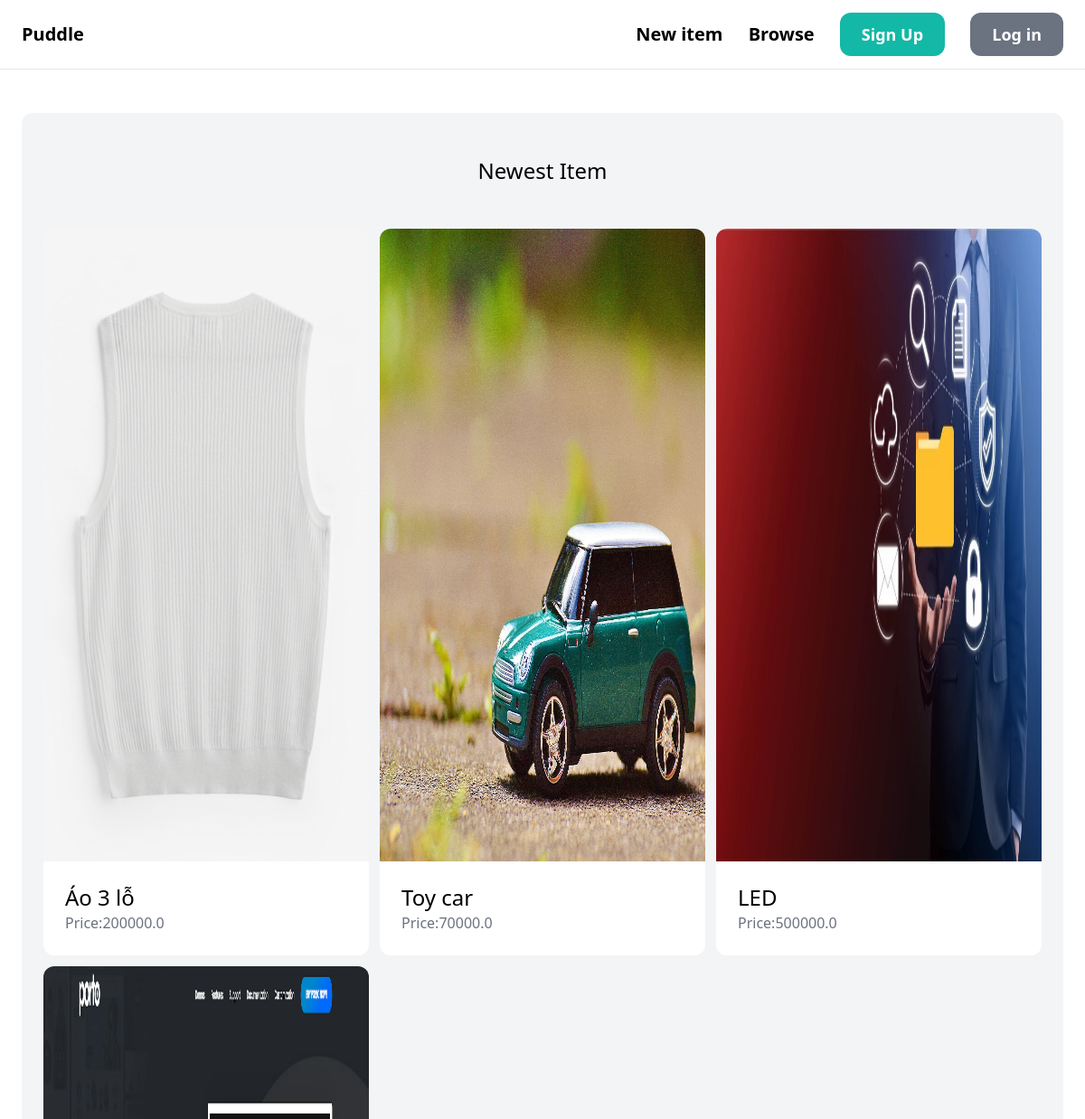
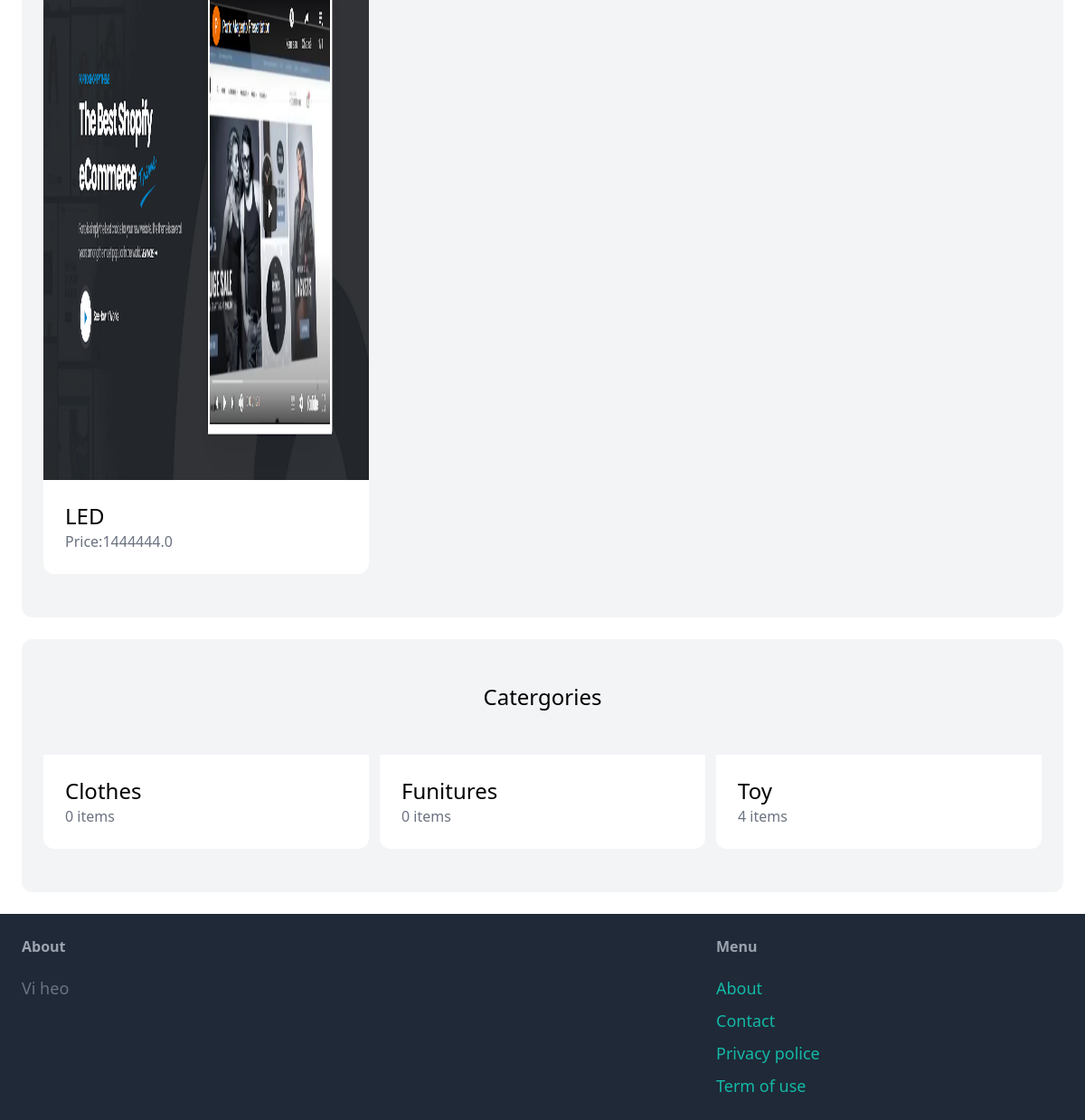
The page / on the database its author committed (2 pictures, top to bottom).
### item/models.py (models this page shows, shortened)
class Item(models.Model):
    category = models.ForeignKey(Category,related_name='items',on_delete=models.CASCADE)
    name = models.CharField(max_length=255)
    description = models.TextField(blank=True,null=True)
    price = models.FloatField()
    image = models.ImageField(upload_to='item_images',blank=True,null=True)
    is_sold = models.BooleanField(default=False)
    created_by = models.ForeignKey(User,related_name='items',on_delete=models.CASCADE)
    created_at = models.DateField(auto_now_add=True)

class Category(models.Model):
    name = models.CharField(max_length=255)
    class Meta:
        ordering = ('name',)
        verbose_name_plural = 'Categories'

### core/views.py (the view)
# urls.py: path('',views.index,name='index'),
def index(request):
    item = Item.objects.filter(is_sold=False)[0:6]
    category = Category.objects.all()
    return render(request,'core/index.html',{
        'categories' : category,
        'items' : item
    })

### core/templates/core/index.html (shortened to what this page needs)
{% extends 'core/base.html' %}
{% block content %}
    <div class="mt-6 px-6 py-12 bg-gray-100 rounded-xl">
        <h2 class="mb-12 text-2xl text-center ">Newest Item</h2>
        <div class="grid grid-cols-3 gap-3">
            {% for item in items%}
                <div>
                    <a href="{% url 'item:detail' item.id %}">
                        <div>
                            <img src="{{item.image.url}}" class="rounded-t-xl" style="width:600px;height:700px;">
                        </div>
                        <div class="p-6 bg-white rounded-b-xl">
                            <h2 class="text-2xl">{{item.name}}</h2>
                            <p class="text-gray-500">Price:{{item.price}}</p>
                        </div>
                    </a>
                </div>
            {%endfor%}
        </div>
    </div>
    <div class="mt-6 px-6 py-12 bg-gray-100 rounded-xl">
        <h2 class="mb-12 text-2xl text-center ">Catergories</h2>
        <div class="grid grid-cols-3 gap-3">
            {%for category in categories%}
                <div>
                    <a href="#">
                        <div class="p-6 bg-white rounded-b-xl">
                            <h2 class="text-2xl">{{category.name}}</h2>
                            <p class="text-gray-500">{{ category.items.count}} items</p>
                        </div>
                    </a>
                </div>
            {%endfor%}
        </div>
    </div>
{% endblock %}

### core/templates/core/base.html (shortened to what this page needs)
<!DOCTYPE html>
<html>
    <head>
        <link rel="stylesheet" href="">
        <script src="https://cdn.tailwindcss.com"></script>
    </head>
    <body>
        <nav class="py-6 px-6 flex justify-between item-center border-b border-gray-200">
            <a href="/" class="text-xl font-semibold">Puddle</a>
            <div class="space-x-6">
                <a href="{% url 'item:new'%}" class="text-xl font-semibold hover:text-gray-500">New item</a>
                <a href="#" class="text-xl font-semibold hover:text-gray-500">Browse</a>
                {%if request.user.is_authenticated%}
                    <a href="#" class="px-6 py-3 text-lg font-semibold bg-teal-500 text-white rounded-xl hover:bg-teal-700">inbox</a>
                    <a href="{% url 'dashboard:index'%}" class="px-6 py-3 text-lg font-semibold bg-gray-500 text-white rounded-xl hover:bg-gray-700">Dashboard</a>
                {%else%}
                    <a href="{% url 'core:signup'%}" class="px-6 py-3 text-lg font-semibold bg-teal-500 text-white rounded-xl hover:bg-teal-700">Sign Up</a>
                    <a href="{% url 'core:login'%}" class="px-6 py-3 text-lg font-semibold bg-gray-500 text-white rounded-xl hover:bg-gray-700">Log in</a>
                {%endif%}
            </div>
        </nav>
        <div class='px-6 py-6'>
            {% block content %}
            {% endblock %}
        </div>
        <footer class="py-6 px-6 flex justify-between bg-gray-800">
            <div class="w-2/3 pr-10">
                <h3 class="mb-5 font-semibold text-gray-400">About</h3>
                <p class="text-lg text-gray-500"> Vi heo</p>
            </div>
            <div class="w-1/3">
                <h2 class="mb-5 font-semibold text-gray-400">Menu</h2>
                <ul class="space-y-2">
                    <li><a href="#" class="text-lg text-teal-500 hover:text-teal-700">About</a></li>
                    <li><a href="{% url 'core:contact' %}" class="text-lg text-teal-500 hover:text-teal-700">Contact</a></li>
                    <li><a href="#" class="text-lg text-teal-500 hover:text-teal-700">Privacy police</a></li>
                    <li><a href="#" class="text-lg text-teal-500 hover:text-teal-700">Term of use</a></li>
                </ul>
            </div>
        </footer>
    </body>
</html>

### rows shown on the page
Item: image (picture), name "Áo 3 lỗ", price "200000.0"
Item: image (picture), name "Toy car", price "70000.0"
Item: image (picture), name "LED", price "500000.0"
Item: image (picture), name "LED", price "1444444.0"
Category: name "Clothes", items.count "0"
Category: name "Funitures", items.count "0"
Category: name "Toy", items.count "4"
